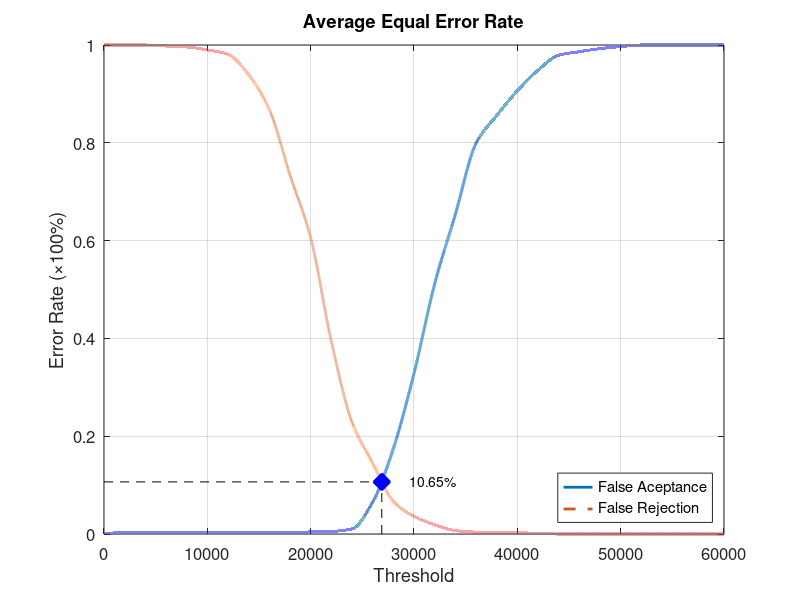
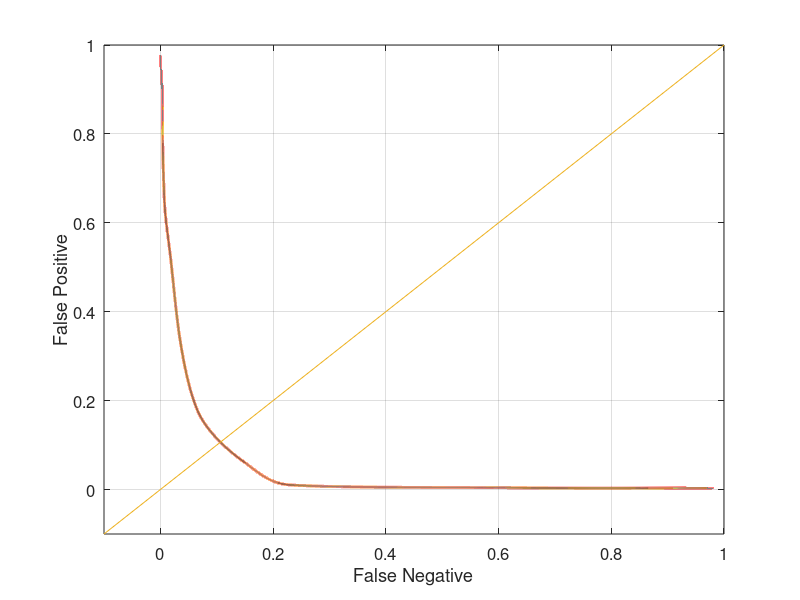

Write MATLAB code to recreate these figures, in order.
function yEER = Database4Average
close all;
clear;
clc;
x = 0:2000:60000;
xq = 0:0.5:60000;

y0 = [0 0.00315789 0.00315789 0.00315789 0.00315789 0.00315789 0.00315789 0.00315789 0.00315789 0.00315789 0.00421053 0.00526316 0.0105263 0.0652632 0.174737 0.328421 0.511579 0.653684 0.798947 0.855789 0.906316 0.948421 0.978947 0.986316 0.992632 0.996842 1 1 1 1 1];
yy0 = interp1(x, y0, xq, 'pchip');
y1 = [1 1 1 0.998 0.996 0.99 0.981 0.939 0.868 0.734 0.606 0.394 0.229 0.145 0.067 0.036 0.019 0.007 0.004 0.004 0.003 0.001 0 0 0 0 0 0 0 0 0];
yy1 = interp1(x, y1, xq, 'pchip');

% Calculating EER: 
y2 = abs(y0 - y1);
find(y2 == min(y2))
yy2 = abs(yy0 - yy1);
xEER = find(yy2 == min(yy2));
xEERIndex = xq(xEER) % X-axis EER
yEER = yy0(xEER) % Y-axis EER

main = figure
plot(xq, yy0,'-','LineWidth', 2);	hold on
plot(xq, yy1,'--','LineWidth', 2);	hold on
plot([xEERIndex xEERIndex], [0 yEER], 'k--');	hold on
plot([0 xEERIndex], [yEER yEER], 'k--');	hold on
plot(xEERIndex, yEER, 'bx', 'LineWidth', 10);	hold on
text(xEERIndex + 10 * xEERIndex / 100, yEER, [num2str(round((10000 * yEER)) / 100) '%'])
legend('False Aceptance', 'False Rejection', 'Location', 'SouthEast')
xlabel('Threshold')
ylabel('Error Rate (\times100%)')
title('Average Equal Error Rate')
set(gca, 'FontSize', 12)
axis([0 60000 0 1])
grid on

print(main, 'Database4AverageMain', '-dpng');
FNRxFPR = figure('Color', [1 1 1]);
plot(yy1, yy0, '-', yy1, yy0, 'LineWidth', 2);
hold on
y = -0.1:0.1:1
plot(y, y); 
set(gca, 'FontSize', 12)
xlabel('False Negative')
ylabel('False Positive')
axis([-0.1 1 -0.1 1])
set(gca, 'FontSize', 12)
grid on

print(FNRxFPR, 'Database4AverageFNRxFPR','-dpng');
end
